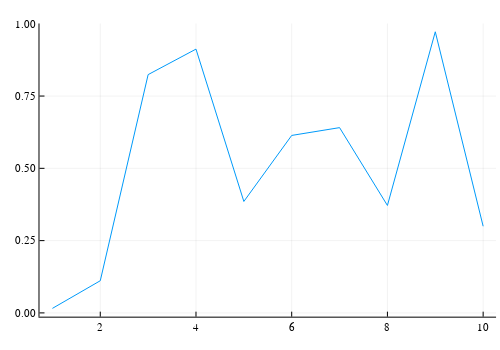

Write notebook code for a chart like this one.
### Code cell
plotly()
plot(rand(10))

### Figure 1 — Plotly figure (JSON) as saved in the notebook; plotly's stock layout.template omitted (floating-point values rounded to 4 significant figures)
{"data": [{"colorbar": {"title": {"text": ""}}, "legendgroup": "y1", "line": {"color": "rgba(0, 154, 250, 1.000)", "dash": "solid", "shape": "linear", "width": 1}, "mode": "lines", "name": "y1", "showlegend": true, "type": "scatter", "x": [1, 2, 3, 4, 5, 6, 7, 8, 9, 10], "xaxis": "x", "y": [0.01563, 0.1112, 0.8242, 0.9123, 0.3854, 0.6138, 0.6408, 0.3716, 0.9723, 0.2997], "yaxis": "y", "zmax": null, "zmin": null}], "layout": {"annotations": [], "height": 350, "margin": {"b": 20, "l": 0, "r": 0, "t": 20}, "paper_bgcolor": "rgba(255, 255, 255, 1.000)", "plot_bgcolor": "rgba(255, 255, 255, 1.000)", "showlegend": false, "width": 500, "xaxis": {"anchor": "y", "domain": [0.07899, 0.9921], "gridcolor": "rgba(0, 0, 0, 0.1)", "gridwidth": 0.5, "linecolor": "rgba(0, 0, 0, 1)", "mirror": false, "range": [0.73, 10.27], "showgrid": true, "showline": true, "showticklabels": true, "tickangle": 0, "tickcolor": "rgb(0, 0, 0)", "tickfont": {"color": "rgba(0, 0, 0, 1)", "family": "sans-serif", "size": 11}, "tickmode": "array", "ticks": "inside", "ticktext": ["2", "4", "6", "8", "10"], "tickvals": [2, 4, 6, 8, 10], "title": {"font": {"color": "rgba(0, 0, 0, 1)", "family": "sans-serif", "size": 15}, "text": ""}, "type": "linear", "visible": true, "zeroline": false, "zerolinecolor": "rgba(0, 0, 0, 1)"}, "yaxis": {"anchor": "x", "domain": [0.04299, 0.9888], "gridcolor": "rgba(0, 0, 0, 0.1)", "gridwidth": 0.5, "linecolor": "rgba(0, 0, 0, 1)", "mirror": false, "range": [-0.01306, 1.001], "showgrid": true, "showline": true, "showticklabels": true, "tickangle": 0, "tickcolor": "rgb(0, 0, 0)", "tickfont": {"color": "rgba(0, 0, 0, 1)", "family": "sans-serif", "size": 11}, "tickmode": "array", "ticks": "inside", "ticktext": ["0.00", "0.25", "0.50", "0.75", "1.00"], "tickvals": [0, 0.25, 0.5, 0.75, 1], "title": {"font": {"color": "rgba(0, 0, 0, 1)", "family": "sans-serif", "size": 15}, "text": ""}, "type": "linear", "visible": true, "zeroline": false, "zerolinecolor": "rgba(0, 0, 0, 1)"}}}
